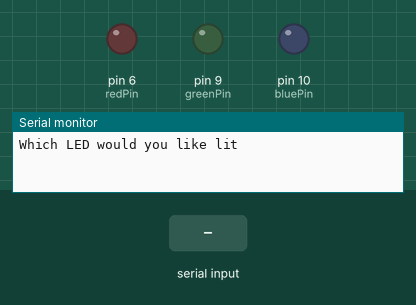
Simulated run of this sketch. Board: Arduino Uno, built with avr-gcc and run on an emulated ATmega328P. Shown: output pins drawn as LEDs (lit = HIGH), the last lines printed to the serial monitor. The test bench sets the inputs (shaded band).

Above: at 1.2 s.
1.3 s: "blue" received over Serial
At 3.5 s:
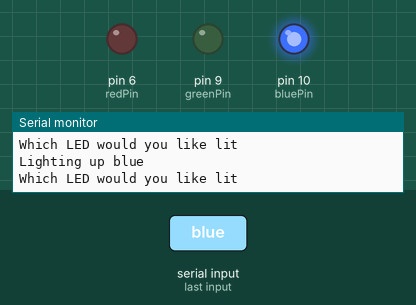
3.8 s: "green" received over Serial
At 5.6 s:
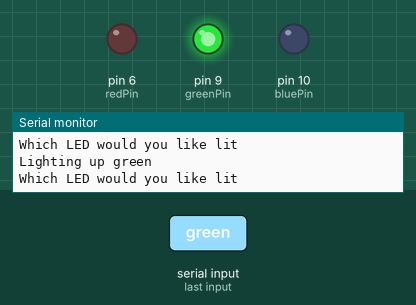
6.3 s: "red" received over Serial
At 8.6 s:
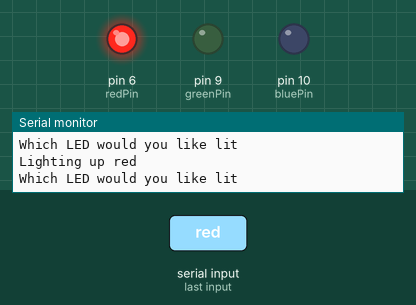
Timing chart, 0 to 10.1 s (numbered marks = the images above; inputs shaded):
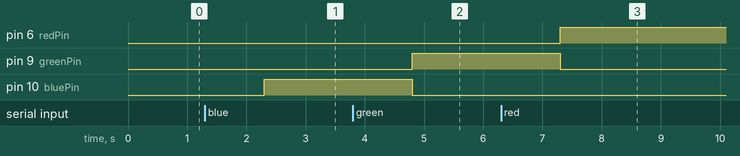

The sketch:

Lighting_up_LED_with_string_input.ino
```cpp
int redPin=6;
int greenPin=9;
int bluePin=10;
String ledName;
String msg="Which LED would you like lit";
String msg2="Lighting up ";
void setup() {
Serial.begin(9600);
pinMode(bluePin,OUTPUT);
pinMode(redPin,OUTPUT);
pinMode(greenPin,OUTPUT);
}

void loop() {
  Serial.println(msg);
  while(Serial.available()==0){

  }
  ledName=Serial.readString();
  Serial.print(msg2);
  Serial.println(ledName);

  if(ledName=="blue"||ledName=="Blue"){
    analogWrite(bluePin,255);
    analogWrite(redPin,0);
    analogWrite(greenPin,0);
  }
  if(ledName=="green"||ledName=="Green"){
    analogWrite(bluePin,0);
    analogWrite(redPin,0);
    analogWrite(greenPin,255);
  }
  if(ledName=="red"||ledName=="Red"){
    analogWrite(bluePin,0);
    analogWrite(redPin,255);
    analogWrite(greenPin,0);
  }
}
```

Measured:
- after the input at 1.3 s, pin 10 (bluePin): LOW → HIGH after 1.0 s
- after the input at 3.8 s, pin 9 (greenPin): LOW → HIGH after 1.0 s; pin 10 (bluePin): HIGH → LOW after 1.0 s
- after the input at 6.3 s, pin 6 (redPin): LOW → HIGH after 1.0 s; pin 9 (greenPin): HIGH → LOW after 1.0 s
